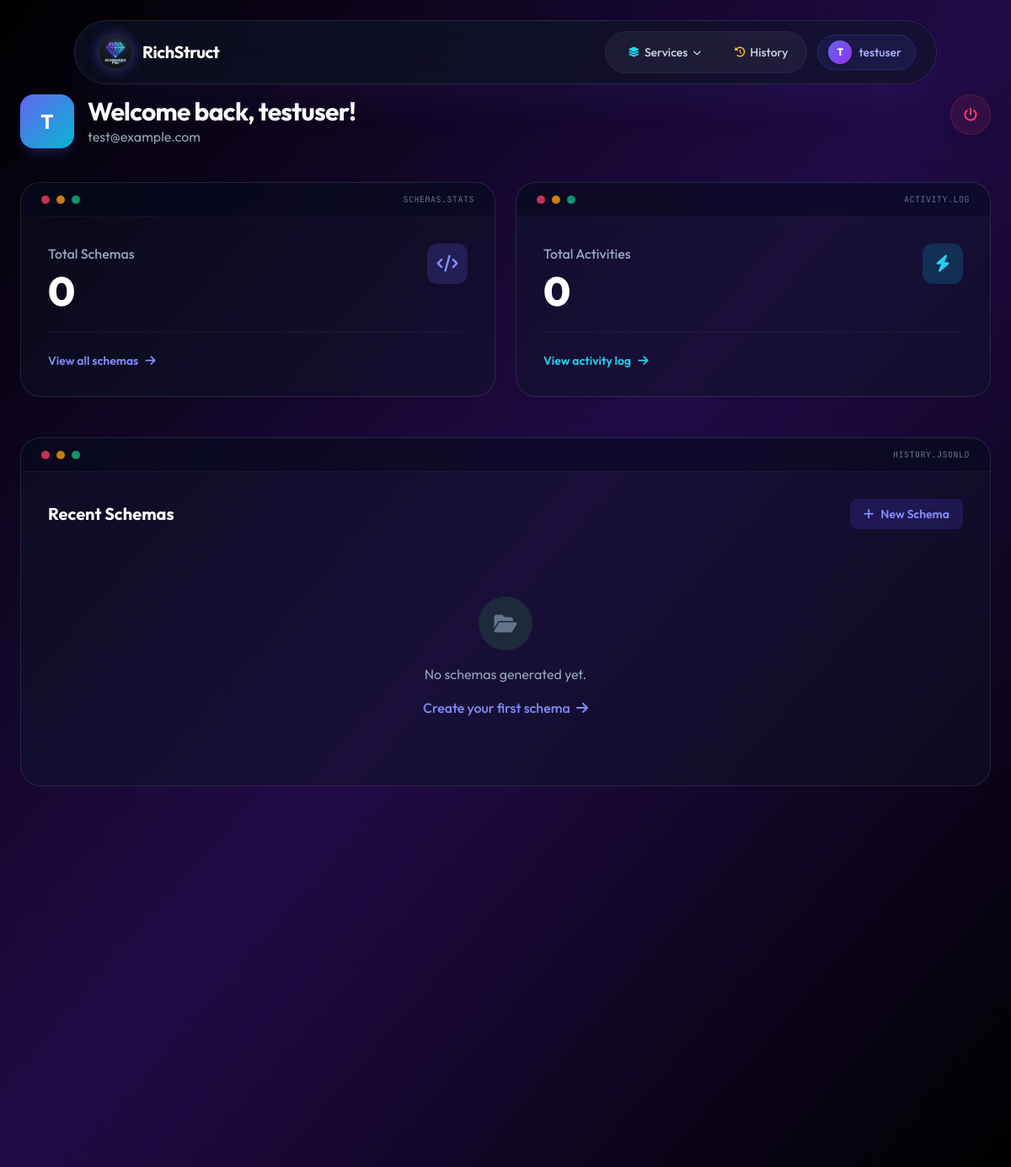
The page /dashboard (signed in) on the database its author committed.
### models.py (models this page shows, shortened)
class User(db.Model, UserMixin):
    id = db.Column(db.Integer, primary_key=True)
    username = db.Column(db.String(80), unique=True, nullable=False)
    email = db.Column(db.String(120), unique=True, nullable=False)
    password_hash = db.Column(db.String(256), nullable=False)
    created_at = db.Column(db.DateTime, default=datetime.utcnow)
    schemas = db.relationship('Schema', backref='owner', lazy=True)
    logs = db.relationship('ActivityLog', backref='user', lazy=True)

### app.py (the view)
@app.route('/dashboard')
@login_required
def dashboard():
    total_schemas = Schema.query.filter_by(user_id=current_user.id).count()
    recent_schemas = Schema.query.filter_by(user_id=current_user.id).order_by(Schema.created_at.desc()).limit(5).all()
    total_activities = ActivityLog.query.filter_by(user_id=current_user.id).count()
    return render_template('dashboard.html', total_schemas=total_schemas, recent_schemas=recent_schemas, total_activities=total_activities)

### app.py (called while the page is built)
@login_manager.user_loader
def load_user(user_id):
    return db.session.get(User, int(user_id))

### templates/dashboard.html (shortened to what this page needs)
{% extends 'base.html' %}
{% block content %}
<div class="animate-fade-in-up">
    <div class="flex items-start justify-between mb-10">
        <div class="flex items-center gap-4">
            <div class="w-16 h-16 rounded-2xl bg-gradient-to-br from-indigo-500 to-cyan-500 flex items-center justify-center shadow-lg shadow-indigo-500/20 text-white text-2xl font-bold">
                {{ current_user.username[:1].upper() }}
            </div>
            <div>
                <h1 class="text-3xl font-bold text-white tracking-tight">Welcome back, {{ current_user.username }}!</h1>
                <p class="text-slate-400">{{ current_user.email }}</p>
            </div>
        </div>
        <a href="/logout" title="Logout" class="w-12 h-12 flex items-center justify-center rounded-full bg-rose-500/10 text-rose-500 hover:bg-rose-500 hover:text-white border border-rose-500/20 shadow-lg hover:shadow-[0_0_15px_rgba(225,29,72,0.5)] transition-all duration-300">
            <i class="fas fa-power-off"></i>
        </a>
    </div>
    <div class="grid grid-cols-1 md:grid-cols-2 gap-6 mb-12">
        <div class="bg-slate-900/40 backdrop-blur-xl border border-white/10 rounded-3xl hover:bg-slate-900/60 transition-colors overflow-hidden">
            <div class="px-6 py-3 border-b border-white/5 bg-slate-950/40 flex gap-2 items-center">
                <div class="w-2.5 h-2.5 rounded-full bg-rose-500/80"></div>
                <div class="w-2.5 h-2.5 rounded-full bg-amber-500/80"></div>
                <div class="w-2.5 h-2.5 rounded-full bg-emerald-500/80"></div>
                <span class="text-[10px] font-mono text-slate-500 ml-auto uppercase tracking-wider">schemas.stats</span>
            </div>
            <div class="p-8">
            <div class="flex items-start justify-between">
                <div>
                    <p class="text-slate-400 font-medium mb-2">Total Schemas</p>
                    <h2 class="text-5xl font-extrabold text-white tracking-tight">{{ total_schemas }}</h2>
                </div>
                <div class="w-12 h-12 rounded-xl bg-indigo-500/20 flex items-center justify-center text-indigo-400">
                    <i class="fas fa-code text-xl"></i>
                </div>
            </div>
            <div class="mt-6 pt-6 border-t border-white/5 flex items-center justify-between">
                <a href="{{ url_for('history') }}" class="text-indigo-400 hover:text-indigo-300 text-sm font-semibold flex items-center gap-2 transition-colors">
                    View all schemas <i class="fas fa-arrow-right"></i>
                </a>
            </div>
            </div>
        </div>
        <div class="bg-slate-900/40 backdrop-blur-xl border border-white/10 rounded-3xl hover:bg-slate-900/60 transition-colors delay-100 overflow-hidden">
            <div class="px-6 py-3 border-b border-white/5 bg-slate-950/40 flex gap-2 items-center">
                <div class="w-2.5 h-2.5 rounded-full bg-rose-500/80"></div>
                <div class="w-2.5 h-2.5 rounded-full bg-amber-500/80"></div>
                <div class="w-2.5 h-2.5 rounded-full bg-emerald-500/80"></div>
                <span class="text-[10px] font-mono text-slate-500 ml-auto uppercase tracking-wider">activity.log</span>
            </div>
            <div class="p-8">
            <div class="flex items-start justify-between">
                <div>
                    <p class="text-slate-400 font-medium mb-2">Total Activities</p>
                    <h2 class="text-5xl font-extrabold text-white tracking-tight">{{ total_activities }}</h2>
                </div>
                <div class="w-12 h-12 rounded-xl bg-cyan-500/20 flex items-center justify-center text-cyan-400">
                    <i class="fas fa-bolt text-xl"></i>
                </div>
            </div>
            <div class="mt-6 pt-6 border-t border-white/5 flex items-center justify-between">
                <a href="{{ url_for('activity_log') }}" class="text-cyan-400 hover:text-cyan-300 text-sm font-semibold flex items-center gap-2 transition-colors">
                    View activity log <i class="fas fa-arrow-right"></i>
                </a>
            </div>
            </div>
        </div>
    </div>
    <div class="bg-slate-900/40 backdrop-blur-xl border border-white/10 rounded-3xl delay-200 overflow-hidden">
        <div class="px-6 py-3 border-b border-white/5 bg-slate-950/40 flex gap-2 items-center">
            <div class="w-2.5 h-2.5 rounded-full bg-rose-500/80"></div>
            <div class="w-2.5 h-2.5 rounded-full bg-amber-500/80"></div>
            <div class="w-2.5 h-2.5 rounded-full bg-emerald-500/80"></div>
            <span class="text-[10px] font-mono text-slate-500 ml-auto uppercase tracking-wider">history.jsonld</span>
        </div>
        <div class="p-8">
        <div class="flex items-center justify-between mb-8">
            <h3 class="text-xl font-bold text-white">Recent Schemas</h3>
            <a href="{{ url_for('select_schema') }}" class="bg-indigo-600/20 text-indigo-400 hover:bg-indigo-600/30 px-4 py-2 rounded-lg text-sm font-semibold transition-colors flex items-center gap-2">
                <i class="fas fa-plus"></i> New Schema
            </a>
        </div>
        {% if recent_schemas %}
            <div class="space-y-4">
                {% for schema in recent_schemas %}
                <div class="flex items-center justify-between p-4 rounded-2xl bg-white/5 border border-white/5 hover:border-indigo-500/50 transition-colors group">
                    <div class="flex items-center gap-4">
                        <div class="w-10 h-10 rounded-lg bg-slate-800 flex items-center justify-center text-slate-400 group-hover:text-indigo-400 group-hover:bg-indigo-500/10 transition-colors">
                            <i class="fas fa-file-code"></i>
                        </div>
                        <div>
                            <h4 class="text-white font-medium">{{ schema.schema_name }}</h4>
                            <p class="text-xs text-slate-500 mt-1 capitalize">{{ schema.schema_type }} • {{ schema.created_at.strftime('%Y-%m-%d %H:%M') }}</p>
                        </div>
                    </div>
                    <form action="{{ url_for('validate') }}" method="POST">
                        <input type="hidden" name="json_content" value="{{ schema.json_content }}">
                        <button type="submit" class="text-slate-400 hover:text-white bg-slate-800 hover:bg-slate-700 px-4 py-2 rounded-lg text-sm font-medium transition-colors">
                            View / Validate
                        </button>
                    </form>
                </div>
                {% endfor %}
            </div>
        {% else %}
            <div class="text-center py-12">
                <div class="w-16 h-16 mx-auto rounded-full bg-slate-800 flex items-center justify-center text-slate-500 mb-4">
                    <i class="fas fa-folder-open text-2xl"></i>
                </div>
                <p class="text-slate-400 mb-4">No schemas generated yet.</p>
                <a href="{{ url_for('select_schema') }}" class="text-indigo-400 hover:text-indigo-300 font-medium">Create your first schema <i class="fas fa-arrow-right ml-1"></i></a>
            </div>
        {% endif %}
        </div>
    </div>
</div>
{% endblock %}

### templates/base.html (shortened to what this page needs)
<!DOCTYPE html>
<html lang="en">
<head>
  <link rel="stylesheet" href="https://cdnjs.cloudflare.com/ajax/libs/font-awesome/6.4.0/css/all.min.css">
  <script src="https://cdn.tailwindcss.com"></script>
</head>
<body class="text-slate-200 font-sans overflow-x-hidden antialiased bg-black selection:bg-indigo-500/30">
  <div class="fixed inset-0 -z-10 overflow-hidden bg-black">
    <video autoplay muted loop playsinline class="w-full h-full object-cover mix-blend-luminosity opacity-60">
      <source src="https://media.istockphoto.com/id/1310134440/video/digital-transformation-concept-system-engineering-binary-code-programming.mp4?s=mp4-640x640-is&k=20&c=yL2j8oN-N-Zl_A1wH0O7sY8Q_o_v0xKk0xX_K8f7s2g=" type="video/mp4">
    </video>
    <div class="absolute inset-0 bg-gradient-to-br from-black/95 via-violet-950/70 to-black/95"></div>
  </div>
  <nav class="fixed w-[92%] max-w-5xl z-50 top-6 left-1/2 -translate-x-1/2 transition-all duration-300 bg-slate-900/60 backdrop-blur-2xl border border-white/10 rounded-full py-3 px-6 shadow-2xl shadow-indigo-500/10">
    <div class="flex items-center justify-between">
      <a href="{{ url_for('index') }}" class="flex items-center gap-3 group cursor-pointer pl-1">
        <img src="{{ url_for('static', filename='img/logo.png') }}" alt="RichStruct Logo" class="w-10 h-10 rounded-full shadow-[0_0_15px_rgba(99,102,241,0.5)] group-hover:shadow-[0_0_25px_rgba(99,102,241,0.8)] transition-all duration-300 border border-white/10">
        <h1 class="text-xl font-bold text-white tracking-tight">RichStruct</h1>
      </a>
      <div class="flex items-center gap-2">
        {% if current_user.is_authenticated %}
          <div class="hidden sm:flex items-center gap-1 bg-white/5 rounded-full p-1.5 border border-white/5">
            <div class="nav-dropdown" id="servicesDropdown">
              <button onclick="toggleDropdown()" class="flex items-center gap-1.5 px-5 py-2 rounded-full text-sm font-medium text-slate-300 hover:text-white hover:bg-white/10 transition-all select-none">
                <i class="fas fa-layer-group text-cyan-400 text-xs"></i> Services
                <i class="fas fa-chevron-down text-[10px] transition-transform duration-200" id="servicesChevron"></i>
              </button>
            </div>
            <a href="{{ url_for('history') }}" class="flex items-center gap-1.5 px-4 py-2 rounded-full text-sm font-medium text-slate-300 hover:text-white hover:bg-white/10 transition-all">
              <i class="fas fa-history text-amber-400 text-xs"></i> History
            </a>
          </div>
          <a href="{{ url_for('dashboard') }}" class="hidden sm:flex items-center gap-2 ml-1 pl-3 pr-4 py-1.5 rounded-full bg-indigo-500/10 border border-indigo-500/20 hover:bg-indigo-500/20 hover:border-indigo-500/40 transition-all duration-200 group">
            <div class="w-7 h-7 rounded-full bg-gradient-to-br from-indigo-500 to-purple-600 flex items-center justify-center text-white text-xs font-bold shadow-md">
              {{ current_user.username[0].upper() }}
            </div>
            <span class="text-sm font-medium text-indigo-300 group-hover:text-indigo-200 transition-colors">{{ current_user.username }}</span>
          </a>
        {% endif %}
      </div>
    </div>
  </nav>
  <main class="min-h-screen pt-28 pb-20 relative z-10 px-6">
    <div class="max-w-7xl mx-auto">
      {% block content %}{% endblock %}
    </div>
  </main>
</body>
</html>

### templates/base.html (style rules this page uses)
.delay-100 { animation-delay: 100ms; }
.delay-200 { animation-delay: 200ms; }
.nav-dropdown { position: relative; }

### rows shown on the page
User: username "T", username "testuser", email "test@example.com"

### other values the page prints
{{ total_schemas }} "0"
{{ total_activities }} "0"
